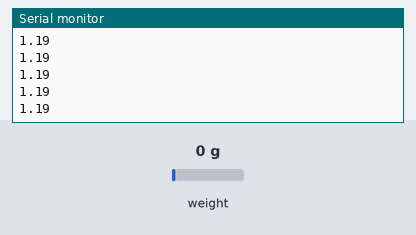
Recording of a sketch running on a simulated Arduino Uno, built with avr-gcc and run on an emulated ATmega328P. On the bench: the last lines printed to the serial monitor. Inputs (shaded band) come from the test bench; at power-on: weight on the scale 0 g. EEPROM starts erased.

Above: at 11.2 s.
11.3 s: weight on the scale set to 100 g
At 11.33 s:
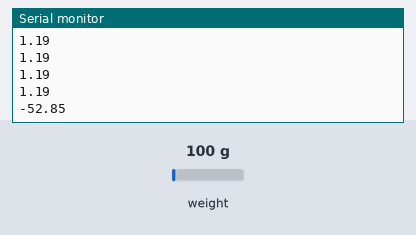
12.8 s: weight on the scale set to 1250 g
At 12.85 s:
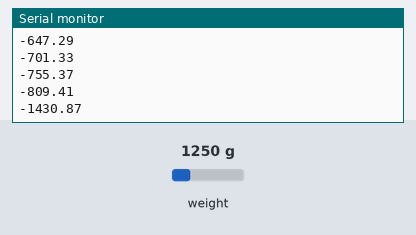
Timing chart, 0 to 15.8 s (numbered marks = the images above; inputs shaded):
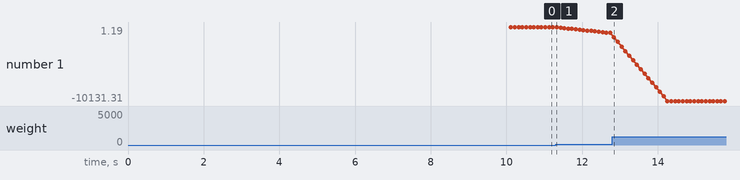

The sketch:

test_weight.ino
```cpp
#include <EEPROM.h>
#include "HX711.h"

#define DT A1 // Pin analógico A1 para el pin DT del transmisor de celda de carga HX711
#define SCK A0 // Pin analógico A0 para el pin SCK del transmisor de celda de carga HX711

// Creación del objeto para el transmisor de celda de carga HX711
HX711 balanza(DT, SCK);
long medidaRaw = 0;
long medida = 0;
long medidaEEPROM = 0;
long medidaCero = 8465393;
long adcActual = 0;
double peso = 0.0;
double pesoEEPROM = 0;

int muestras = 15;
double ADC_Entrada[15];

unsigned int contadorProducto = 0;
bool producto = false;


void setup() {

  Serial.begin(115200); // Comienzo de la comunicación con el monitor serie
  setCero();

}


///*************************************
///************** LOOP *****************
///*************************************

void loop() {

  serialCommandReceive(); // for debugging purposes // 'e' for reset 0 and 'r'for reset eeprom and new fresh begin in the next restart
  measureWeight();
  comprobacionParametros();
}


// ***************************************************************************

// *************************     FUNCIONES     *******************************

// ***************************************************************************
///***********************************************************

long setCero() {
  medidaRaw = balanza.read_average(100);

  for (int i = 0; i < muestras; i++) {
    ADC_Entrada[i] = 0;
  }
  EEPROM.put(0x01, medidaRaw);
  EEPROM.put(0x00, 0x02);
  return medidaRaw;
}

///***********************************************************
void putEEPROM() {
  EEPROM.put(0x01, medidaRaw);
}
///***********************************************************
long getEEPROM() {
  EEPROM.get(0x01, medidaRaw);
  return medidaRaw;
}
///***********************************************************
void clearEEPROM() {
  for (int i = 0; i < EEPROM.length(); i++) {
    EEPROM.write(i, 0xFE);
  }
}
///***********************************************************
void peso2EEPROM() {
  EEPROM.put(0x06, peso);
}

///***********************************************************
void setCeroManual(long ADC_Manual) {
  medidaRaw = ADC_Manual;
  putEEPROM();
}
///***********************************************************
void setCeroManualFast(long ADC_Manual) {
  medidaRaw = ADC_Manual;
  //putEEPROM();
}
///***********************************************************
void setValor(double nuevaMuestra) {
  for (int i = 0; i < muestras; i++) {
    ADC_Entrada[i] = nuevaMuestra;
  }
}
///***********************************************************
double medidaNueva() {
  double aux = balanza.read_average(1) - medidaRaw;
  //Serial.println(aux);
  return aux;
}

///***********************************************************
void agregarMedida() {

  //double nuevaMuestra = medidaNueva;
  //Serial.println("*******************");
  for (int i = 0; i < muestras - 1; i++) {
    ADC_Entrada[i] = ADC_Entrada[i + 1];
    //Serial.print(ADC_Entrada[i]);
    //Serial.print("|");
  }
  //Serial.println();
  //Serial.println("*******************");
  ADC_Entrada[muestras - 1] = medidaNueva();

}
///***********************************************************
double promedioMedida() {

  //double nuevaMuestra = medidaNueva;
  double suma = 0.0;

  for (int i = 0; i < muestras; i++) {
    suma = suma + ADC_Entrada[i];
  }
  suma =  suma / (double) muestras;
  //Serial.println(suma);
  return (double) suma;

}
///***********************************************************
double adctoKg(double promedioADC) {


  double pesoADC = -0.0193 * promedioADC + 1.19;

  pesoADC = pesoADC / 1000;

  return pesoADC;

}


///***********************************************************

void initEEPROMData() {
  if (EEPROM.read(0) == 0xFE || EEPROM.read(0) == 0x00) {
    Serial.print("Equipo recien inicializado, cargando ADC... Valor:");
    setCero();
    putEEPROM();
    EEPROM.write(0, 0x02); // cualquier numero distintos a los condicionados
    Serial.println(medidaRaw);
    peso2EEPROM();
  } else {
    Serial.print("Iniciando equipo, medida ADC-EEPROM: ");
    medidaRaw = getEEPROM();
    Serial.println(medidaRaw);
    EEPROM.write(0, 0x02);
  }

  EEPROM.get(0x06, pesoEEPROM);
}


///***********************************************************
void serialCommandReceive() {

  if (Serial.available() > 0) {

    byte inByte = Serial.read();
    // read the incoming byte:
    if (inByte == 'e') { //coloca en cero la eeprom
      clearEEPROM();
      setCero();
      pesoEEPROM = 0;
      putEEPROM();
      peso = 0;
      peso2EEPROM();
      pesoEEPROM = 0;
    }
    if (inByte == 'r') { //Reinicializa la eeprom (como si nunca se hubiera usado
      clearEEPROM();
      EEPROM.write(0, 0xFE);
      delay(100);
      Serial.println("EEPROM reinicializado");

    }

    if (inByte == 'k') { //Reinicializa la eeprom (como "r") y reinicia el MCU
      clearEEPROM();
      EEPROM.write(0, 0xFE);
      delay(100);
      Serial.println("EEPROM reinicializado");
      asm volatile ("  jmp 0");

    }
  }


}


///***********************************************************

void ajusteCeroEEPROM() {
  double pesoAux = 0;
  agregarMedida();
  peso = promedioMedida();
  peso = adctoKg(peso);


}


///***************************************************************


double measureWeight() {

  //pesoPID = (double)peso;
  agregarMedida();
  adcActual = promedioMedida();
  //Serial.println(adcActual);
  //adcActual = adcActual + medidaRaw;
  peso = adctoKg(adcActual);
  //Serial.println(peso, 3);
  return peso;

}

///********************************


///*************************************************


///*******************************************
void comprobacionParametros()
{


  bool graph = true;
  if (!graph)
  {
    Serial.println();
    Serial.print("peso: ");
    Serial.print(peso, 3);
    Serial.print(" | ");
    Serial.print("pesoEEPROM: ");
    Serial.print(pesoEEPROM, 3);
    Serial.print(" | ");

  }

  else
  {
    Serial.println(peso * 1000);

  }


}


///************************************************************
```

Measured:
- after the input at 11.3 s, the serial monitor: prints a new line at once (image 1)
- after the input at 12.8 s, the serial monitor: prints a new line at once (image 2)
- plotted number 1: 1.19 → -809.41 after the input at 11.3 s, -809.41 → -10131.31 after the input at 12.8 s
